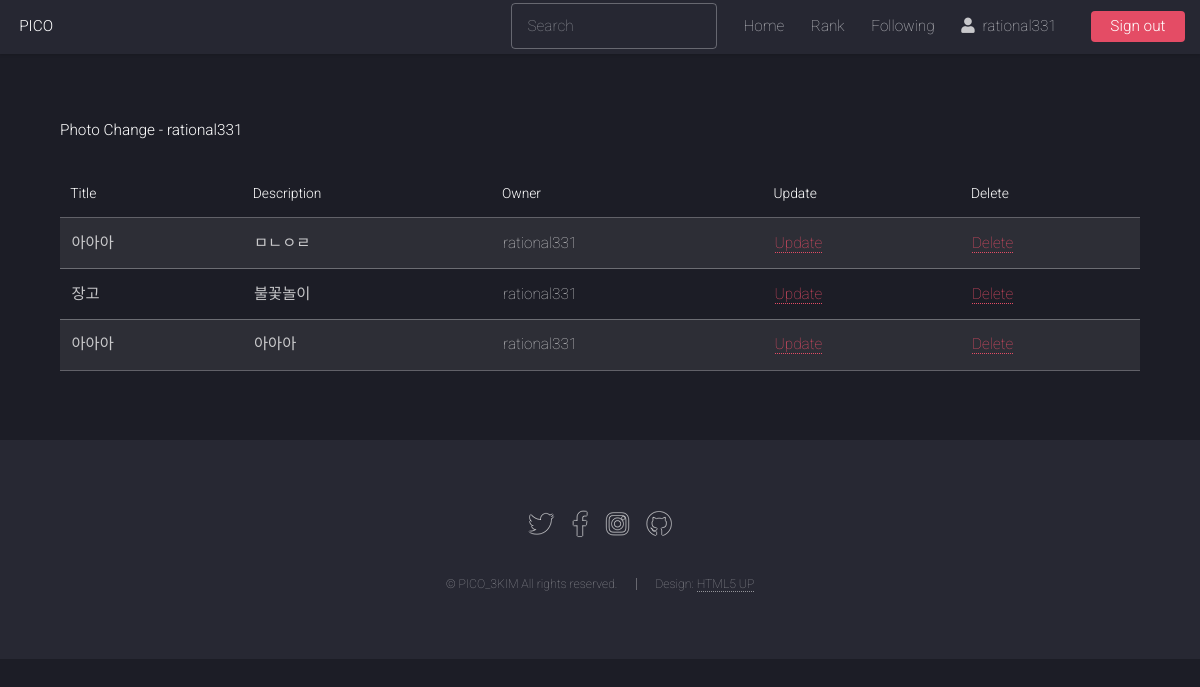
The app's page /explore/change/ (signed in) with its own data.
### photo/models.py (models this page shows, shortened)
class Photo(models.Model):
    title = models.CharField('TITLE', max_length=30)
    description = models.TextField('Photo Description', blank=True)
    tags = TaggableManager(blank=True)
    PICOIN = models.PositiveIntegerField(default=0, verbose_name='PICOIN')
    image = models.ImageField('IMAGE', upload_to='SorlPhoto/%Y')
    upload_dt = models.DateTimeField('Upload Date', auto_now_add=True)
    owner = models.ForeignKey(User, on_delete=models.CASCADE, verbose_name='OWNER', blank=True, null=True)

### photo/views.py (the view)
# urls.py: path('change/', views.PhotoChangeLV.as_view(), name='photo_change'),
class PhotoChangeLV(LoginRequiredMixin, ListView):
    model = Photo
    template_name = 'photo/photo_change_list.html'
    def get_queryset(self):
        return Photo.objects.filter(owner=self.request.user)

### photo/templates/photo/photo_change_list.html (shortened to what this page needs)
{% extends "base.html" %}
{% load widget_tweaks %}
{% block content %}
<h1>Photo Change - {{ user }}</h1>
<br>
<table class="table table-bordered table-condensed table-striped">
    <thead>
        <tr class="table-primary">
            <th>Title</th>
            <th>Description</th>
            <th>Owner</th>
            <th>Update</th>
            <th>Delete</th>
        </tr>
    </thead>
    <tbody>
        {% for item in object_list %}
        <tr class="table-secondary">
            <td>{{ item.title }}</td>
            <td>{{ item.description }}</td>
            <td>{{ item.owner }}</td>
            <td><a href="{% url 'photo:photo_update' item.id %}">Update</a></td>
            <td><a href="{% url 'photo:photo_delete' item.id %}">Delete</a></td>
        </tr>
        {% endfor %}
    </tbody>
</table>
{% endblock %}

### templates/base.html (shortened to what this page needs)
{% load static %}
<!DOCTYPE HTML>
<html>
  <head>
    <link rel="stylesheet" href="{% static 'assets/css/main.css' %}" />
  </head>
	<body class="is-preload">
		<div id="page-wrapper">
      <header id="header">
        <h1 id="logo"><a href="{% url 'home' %}">PICO</a></h1>
        <nav id="nav">
          <ul>
            <li>
              <form action="{% url 'search' %}" method="GET">
                <input type="search" placeholder="Search" aria-label="Search" name="search_word" value="{{ search_word }}" required>
              </form>
            </li>
            <li><a href="{% url 'home' %}">Home</a></li>
            <li><a href="{% url 'photo:index' %}">Rank</a></li>
            <li><a href="{% url 'photo:follow' %}">Following</a></li>
            {% if user.is_active %}
              <li><a href="{% url 'profile' user.get_username %}"><i class="fas fa-user"></i>&ensp;{% firstof user.get_short_name user.get_username %}&ensp;</a></li>
              <li><a href="{% url 'logout' %}" class="button primary">Sign out</a></li>
            {% else %}
              <li><a href="{% url 'login' %}" class="button primary">Sign In</a></li>
            {% endif %}
          </ul>
        </nav>
      </header>
      <div id="main" class="wrapper style1">
        <div class="container">
          {% block content %}{% endblock %}
        </div>
      </div>
      <footer id="footer">
        <ul class="icons">
          <li><a href="#" class="icon brands alt fa-twitter"><span class="label">Twitter</span></a></li>
          <li><a href="#" class="icon brands alt fa-facebook-f"><span class="label">Facebook</span></a></li>
          <li><a href="#" class="icon brands alt fa-instagram"><span class="label">Instagram</span></a></li>
          <li><a href="#" class="icon brands alt fa-github"><span class="label">GitHub</span></a></li>
        </ul>
        <ul class="copyright">
          <li>&copy; PICO_3KIM All rights reserved.</li><li>Design: <a href="http://html5up.net">HTML5 UP</a></li>
        </ul>
      </footer>
    </div>
	</body>
</html>

### records on screen
Photo: title "아아아", description "ㅁㄴㅇㄹ", owner "rational331"
Photo: title "장고", description "불꽃놀이", owner "rational331"
Photo: title "아아아", description "아아아", owner "rational331"

### other values on screen
{{ user }} "rational331"
